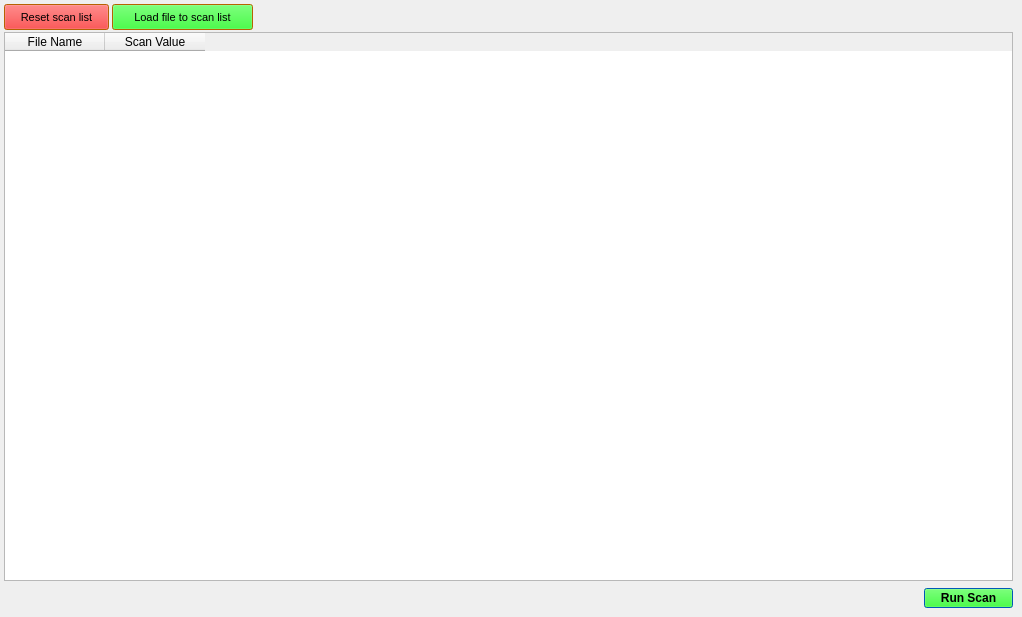
   <widget class="QWidget" name="tab">
    <attribute name="title">
     <string>Run Scan</string>
    </attribute>
    <widget class="QPushButton" name="runScanPB">
     <property name="geometry">
      <rect>
       <x>924</x>
       <y>588</y>
       <width>89</width>
       <height>20</height>
      </rect>
     </property>
     <property name="palette">
      <palette>
       <active>
        <colorrole role="WindowText">
         <brush brushstyle="SolidPattern">
          <color alpha="255">
           <red>0</red>
           <green>0</green>
           <blue>0</blue>
          </color>
         </brush>
        </colorrole>
        <colorrole role="Button">
         <brush brushstyle="SolidPattern">
          <color alpha="255">
           <red>0</red>
           <green>255</green>
           <blue>0</blue>
          </color>
         </brush>
        </colorrole>
        <colorrole role="Light">
         <brush brushstyle="SolidPattern">
          <color alpha="255">
           <red>130</red>
           <green>190</green>
           <blue>255</blue>
          </color>
         </brush>
        </colorrole>
        <colorrole role="Midlight">
         <brush brushstyle="SolidPattern">
          <color alpha="255">
           <red>66</red>
           <green>157</green>
           <blue>255</blue>
          </color>
         </brush>
        </colorrole>
        <colorrole role="Dark">
         <brush brushstyle="SolidPattern">
          <color alpha="255">
           <red>1</red>
           <green>62</green>
           <blue>127</blue>
          </color>
         </brush>
        </colorrole>
        <colorrole role="Mid">
         <brush brushstyle="SolidPattern">
          <color alpha="255">
           <red>1</red>
           <green>82</green>
           <blue>170</blue>
          </color>
         </brush>
        </colorrole>
        <colorrole role="Text">
         <brush brushstyle="SolidPattern">
          <color alpha="255">
           <red>0</red>
           <green>0</green>
           <blue>0</blue>
          </color>
         </brush>
        </colorrole>
        <colorrole role="BrightText">
         <brush brushstyle="SolidPattern">
          <color alpha="255">
           <red>255</red>
           <green>255</green>
           <blue>255</blue>
          </color>
         </brush>
        </colorrole>
        <colorrole role="ButtonText">
         <brush brushstyle="SolidPattern">
          <color alpha="255">
           <red>0</red>
           <green>0</green>
           <blue>0</blue>
          </color>
         </brush>
        </colorrole>
        <colorrole role="Base">
         <brush brushstyle="SolidPattern">
          <color alpha="255">
           <red>255</red>
           <green>255</green>
           <blue>255</blue>
          </color>
         </brush>
        </colorrole>
        <colorrole role="Window">
         <brush brushstyle="SolidPattern">
          <color alpha="255">
           <red>2</red>
           <green>124</green>
           <blue>255</blue>
          </color>
         </brush>
        </colorrole>
        <colorrole role="Shadow">
         <brush brushstyle="SolidPattern">
          <color alpha="255">
           <red>0</red>
           <green>0</green>
           <blue>0</blue>
          </color>
         </brush>
        </colorrole>
        <colorrole role="AlternateBase">
         <brush brushstyle="SolidPattern">
          <color alpha="255">
           <red>128</red>
           <green>189</green>
           <blue>255</blue>
          </color>
         </brush>
        </colorrole>
        <colorrole role="ToolTipBase">
         <brush brushstyle="SolidPattern">
          <color alpha="255">
           <red>255</red>
           <green>255</green>
           <blue>220</blue>
          </color>
         </brush>
        </colorrole>
        <colorrole role="ToolTipText">
         <brush brushstyle="SolidPattern">
          <color alpha="255">
           <red>0</red>
           <green>0</green>
           <blue>0</blue>
          </color>
         </brush>
        </colorrole>
       </active>
       <inactive>
        <colorrole role="WindowText">
         <brush brushstyle="SolidPattern">
          <color alpha="255">
           <red>0</red>
           <green>0</green>
           <blue>0</blue>
          </color>
         </brush>
        </colorrole>
        <colorrole role="Button">
         <brush brushstyle="SolidPattern">
          <color alpha="255">
           <red>0</red>
           <green>255</green>
           <blue>0</blue>
          </color>
         </brush>
        </colorrole>
        <colorrole role="Light">
         <brush brushstyle="SolidPattern">
          <color alpha="255">
           <red>130</red>
           <green>190</green>
           <blue>255</blue>
          </color>
         </brush>
        </colorrole>
        <colorrole role="Midlight">
         <brush brushstyle="SolidPattern">
          <color alpha="255">
           <red>66</red>
           <green>157</green>
           <blue>255</blue>
          </color>
         </brush>
        </colorrole>
        <colorrole role="Dark">
         <brush brushstyle="SolidPattern">
          <color alpha="255">
           <red>1</red>
           <green>62</green>
           <blue>127</blue>
          </color>
         </brush>
        </colorrole>
        <colorrole role="Mid">
         <brush brushstyle="SolidPattern">
          <color alpha="255">
           <red>1</red>
           <green>82</green>
           <blue>170</blue>
          </color>
         </brush>
        </colorrole>
        <colorrole role="Text">
         <brush brushstyle="SolidPattern">
          <color alpha="255">
           <red>0</red>
           <green>0</green>
           <blue>0</blue>
          </color>
         </brush>
        </colorrole>
        <colorrole role="BrightText">
         <brush brushstyle="SolidPattern">
          <color alpha="255">
           <red>255</red>
           <green>255</green>
           <blue>255</blue>
          </color>
         </brush>
        </colorrole>
        <colorrole role="ButtonText">
         <brush brushstyle="SolidPattern">
          <color alpha="255">
           <red>0</red>
           <green>0</green>
           <blue>0</blue>
          </color>
         </brush>
        </colorrole>
        <colorrole role="Base">
         <brush brushstyle="SolidPattern">
          <color alpha="255">
           <red>255</red>
           <green>255</green>
           <blue>255</blue>
          </color>
         </brush>
        </colorrole>
        <colorrole role="Window">
         <brush brushstyle="SolidPattern">
          <color alpha="255">
           <red>2</red>
           <green>124</green>
           <blue>255</blue>
          </color>
         </brush>
        </colorrole>
        <colorrole role="Shadow">
         <brush brushstyle="SolidPattern">
          <color alpha="255">
           <red>0</red>
           <green>0</green>
           <blue>0</blue>
          </color>
         </brush>
        </colorrole>
        <colorrole role="AlternateBase">
         <brush brushstyle="SolidPattern">
          <color alpha="255">
           <red>128</red>
           <green>189</green>
           <blue>255</blue>
          </color>
         </brush>
        </colorrole>
        <colorrole role="ToolTipBase">
         <brush brushstyle="SolidPattern">
          <color alpha="255">
           <red>255</red>
           <green>255</green>
           <blue>220</blue>
          </color>
         </brush>
        </colorrole>
        <colorrole role="ToolTipText">
         <brush brushstyle="SolidPattern">
          <color alpha="255">
           <red>0</red>
           <green>0</green>
           <blue>0</blue>
          </color>
         </brush>
        </colorrole>
       </inactive>
       <disabled>
        <colorrole role="WindowText">
         <brush brushstyle="SolidPattern">
          <color alpha="255">
           <red>1</red>
           <green>62</green>
           <blue>127</blue>
          </color>
         </brush>
        </colorrole>
        <colorrole role="Button">
         <brush brushstyle="SolidPattern">
          <color alpha="255">
           <red>0</red>
           <green>255</green>
           <blue>0</blue>
          </color>
         </brush>
        </colorrole>
        <colorrole role="Light">
         <brush brushstyle="SolidPattern">
          <color alpha="255">
           <red>130</red>
           <green>190</green>
           <blue>255</blue>
          </color>
         </brush>
        </colorrole>
        <colorrole role="Midlight">
         <brush brushstyle="SolidPattern">
          <color alpha="255">
           <red>66</red>
           <green>157</green>
           <blue>255</blue>
          </color>
         </brush>
        </colorrole>
        <colorrole role="Dark">
         <brush brushstyle="SolidPattern">
          <color alpha="255">
           <red>1</red>
           <green>62</green>
           <blue>127</blue>
          </color>
         </brush>
        </colorrole>
        <colorrole role="Mid">
         <brush brushstyle="SolidPattern">
          <color alpha="255">
           <red>1</red>
           <green>82</green>
           <blue>170</blue>
          </color>
         </brush>
        </colorrole>
        <colorrole role="Text">
         <brush brushstyle="SolidPattern">
          <color alpha="255">
           <red>1</red>
           <green>62</green>
           <blue>127</blue>
          </color>
         </brush>
        </colorrole>
        <colorrole role="BrightText">
         <brush brushstyle="SolidPattern">
          <color alpha="255">
           <red>255</red>
           <green>255</green>
           <blue>255</blue>
          </color>
         </brush>
        </colorrole>
        <colorrole role="ButtonText">
         <brush brushstyle="SolidPattern">
          <color alpha="255">
           <red>1</red>
           <green>62</green>
           <blue>127</blue>
          </color>
         </brush>
        </colorrole>
        <colorrole role="Base">
         <brush brushstyle="SolidPattern">
          <color alpha="255">
           <red>2</red>
           <green>124</green>
           <blue>255</blue>
          </color>
         </brush>
        </colorrole>
        <colorrole role="Window">
         <brush brushstyle="SolidPattern">
          <color alpha="255">
           <red>2</red>
           <green>124</green>
           <blue>255</blue>
          </color>
         </brush>
        </colorrole>
        <colorrole role="Shadow">
         <brush brushstyle="SolidPattern">
          <color alpha="255">
           <red>0</red>
           <green>0</green>
           <blue>0</blue>
          </color>
         </brush>
        </colorrole>
        <colorrole role="AlternateBase">
         <brush brushstyle="SolidPattern">
          <color alpha="255">
           <red>2</red>
           <green>124</green>
           <blue>255</blue>
          </color>
         </brush>
        </colorrole>
        <colorrole role="ToolTipBase">
         <brush brushstyle="SolidPattern">
          <color alpha="255">
           <red>255</red>
           <green>255</green>
           <blue>220</blue>
          </color>
         </brush>
        </colorrole>
        <colorrole role="ToolTipText">
         <brush brushstyle="SolidPattern">
          <color alpha="255">
           <red>0</red>
           <green>0</green>
           <blue>0</blue>
          </color>
         </brush>
        </colorrole>
       </disabled>
      </palette>
     </property>
     <property name="font">
      <font>
       <weight>75</weight>
       <bold>true</bold>
      </font>
     </property>
     <property name="text">
      <string>Run Scan</string>
     </property>
    </widget>
    <widget class="QPushButton" name="loadFileToScanListPB">
     <property name="geometry">
      <rect>
       <x>112</x>
       <y>4</y>
       <width>141</width>
       <height>26</height>
      </rect>
     </property>
     <property name="palette">
      <palette>
       <active>
        <colorrole role="WindowText">
         <brush brushstyle="SolidPattern">
          <color alpha="255">
           <red>0</red>
           <green>0</green>
           <blue>0</blue>
          </color>
         </brush>
        </colorrole>
        <colorrole role="Button">
         <brush brushstyle="SolidPattern">
          <color alpha="255">
           <red>0</red>
           <green>255</green>
           <blue>0</blue>
          </color>
         </brush>
        </colorrole>
        <colorrole role="Light">
         <brush brushstyle="SolidPattern">
          <color alpha="255">
           <red>255</red>
           <green>197</green>
           <blue>129</blue>
          </color>
         </brush>
        </colorrole>
        <colorrole role="Midlight">
         <brush brushstyle="SolidPattern">
          <color alpha="255">
           <red>255</red>
           <green>167</green>
           <blue>65</blue>
          </color>
         </brush>
        </colorrole>
        <colorrole role="Dark">
         <brush brushstyle="SolidPattern">
          <color alpha="255">
           <red>127</red>
           <green>68</green>
           <blue>0</blue>
          </color>
         </brush>
        </colorrole>
        <colorrole role="Mid">
         <brush brushstyle="SolidPattern">
          <color alpha="255">
           <red>170</red>
           <green>91</green>
           <blue>0</blue>
          </color>
         </brush>
        </colorrole>
        <colorrole role="Text">
         <brush brushstyle="SolidPattern">
          <color alpha="255">
           <red>0</red>
           <green>0</green>
           <blue>0</blue>
          </color>
         </brush>
        </colorrole>
        <colorrole role="BrightText">
         <brush brushstyle="SolidPattern">
          <color alpha="255">
           <red>255</red>
           <green>255</green>
           <blue>255</blue>
          </color>
         </brush>
        </colorrole>
        <colorrole role="ButtonText">
         <brush brushstyle="SolidPattern">
          <color alpha="255">
           <red>0</red>
           <green>0</green>
           <blue>0</blue>
          </color>
         </brush>
        </colorrole>
        <colorrole role="Base">
         <brush brushstyle="SolidPattern">
          <color alpha="255">
           <red>255</red>
           <green>255</green>
           <blue>255</blue>
          </color>
         </brush>
        </colorrole>
        <colorrole role="Window">
         <brush brushstyle="SolidPattern">
          <color alpha="255">
           <red>255</red>
           <green>137</green>
           <blue>1</blue>
          </color>
         </brush>
        </colorrole>
        <colorrole role="Shadow">
         <brush brushstyle="SolidPattern">
          <color alpha="255">
           <red>0</red>
           <green>0</green>
           <blue>0</blue>
          </color>
         </brush>
        </colorrole>
        <colorrole role="AlternateBase">
         <brush brushstyle="SolidPattern">
          <color alpha="255">
           <red>255</red>
           <green>196</green>
           <blue>128</blue>
          </color>
         </brush>
        </colorrole>
        <colorrole role="ToolTipBase">
         <brush brushstyle="SolidPattern">
          <color alpha="255">
           <red>255</red>
           <green>255</green>
           <blue>220</blue>
          </color>
         </brush>
        </colorrole>
        <colorrole role="ToolTipText">
         <brush brushstyle="SolidPattern">
          <color alpha="255">
           <red>0</red>
           <green>0</green>
           <blue>0</blue>
          </color>
         </brush>
        </colorrole>
       </active>
       <inactive>
        <colorrole role="WindowText">
         <brush brushstyle="SolidPattern">
          <color alpha="255">
           <red>0</red>
           <green>0</green>
           <blue>0</blue>
          </color>
         </brush>
        </colorrole>
        <colorrole role="Button">
         <brush brushstyle="SolidPattern">
          <color alpha="255">
           <red>0</red>
           <green>255</green>
           <blue>0</blue>
          </color>
         </brush>
        </colorrole>
        <colorrole role="Light">
         <brush brushstyle="SolidPattern">
          <color alpha="255">
           <red>255</red>
           <green>197</green>
           <blue>129</blue>
          </color>
         </brush>
        </colorrole>
        <colorrole role="Midlight">
         <brush brushstyle="SolidPattern">
          <color alpha="255">
           <red>255</red>
           <green>167</green>
           <blue>65</blue>
          </color>
         </brush>
        </colorrole>
        <colorrole role="Dark">
         <brush brushstyle="SolidPattern">
          <color alpha="255">
           <red>127</red>
           <green>68</green>
           <blue>0</blue>
          </color>
         </brush>
        </colorrole>
        <colorrole role="Mid">
         <brush brushstyle="SolidPattern">
          <color alpha="255">
           <red>170</red>
           <green>91</green>
           <blue>0</blue>
          </color>
         </brush>
        </colorrole>
        <colorrole role="Text">
         <brush brushstyle="SolidPattern">
          <color alpha="255">
           <red>0</red>
           <green>0</green>
           <blue>0</blue>
          </color>
         </brush>
        </colorrole>
        <colorrole role="BrightText">
         <brush brushstyle="SolidPattern">
          <color alpha="255">
           <red>255</red>
           <green>255</green>
           <blue>255</blue>
          </color>
         </brush>
        </colorrole>
        <colorrole role="ButtonText">
         <brush brushstyle="SolidPattern">
          <color alpha="255">
           <red>0</red>
           <green>0</green>
           <blue>0</blue>
          </color>
         </brush>
        </colorrole>
        <colorrole role="Base">
         <brush brushstyle="SolidPattern">
          <color alpha="255">
           <red>255</red>
           <green>255</green>
           <blue>255</blue>
          </color>
         </brush>
        </colorrole>
        <colorrole role="Window">
         <brush brushstyle="SolidPattern">
          <color alpha="255">
           <red>255</red>
           <green>137</green>
           <blue>1</blue>
          </color>
         </brush>
        </colorrole>
        <colorrole role="Shadow">
         <brush brushstyle="SolidPattern">
          <color alpha="255">
           <red>0</red>
           <green>0</green>
           <blue>0</blue>
          </color>
         </brush>
        </colorrole>
        <colorrole role="AlternateBase">
         <brush brushstyle="SolidPattern">
          <color alpha="255">
           <red>255</red>
           <green>196</green>
           <blue>128</blue>
          </color>
         </brush>
        </colorrole>
        <colorrole role="ToolTipBase">
         <brush brushstyle="SolidPattern">
          <color alpha="255">
           <red>255</red>
           <green>255</green>
           <blue>220</blue>
          </color>
         </brush>
        </colorrole>
        <colorrole role="ToolTipText">
         <brush brushstyle="SolidPattern">
          <color alpha="255">
           <red>0</red>
           <green>0</green>
           <blue>0</blue>
          </color>
         </brush>
        </colorrole>
       </inactive>
       <disabled>
        <colorrole role="WindowText">
         <brush brushstyle="SolidPattern">
          <color alpha="255">
           <red>127</red>
           <green>68</green>
           <blue>0</blue>
          </color>
         </brush>
        </colorrole>
        <colorrole role="Button">
         <brush brushstyle="SolidPattern">
          <color alpha="255">
           <red>0</red>
           <green>255</green>
           <blue>0</blue>
          </color>
         </brush>
        </colorrole>
        <colorrole role="Light">
         <brush brushstyle="SolidPattern">
          <color alpha="255">
           <red>255</red>
           <green>197</green>
           <blue>129</blue>
          </color>
         </brush>
        </colorrole>
        <colorrole role="Midlight">
         <brush brushstyle="SolidPattern">
          <color alpha="255">
           <red>255</red>
           <green>167</green>
           <blue>65</blue>
          </color>
         </brush>
        </colorrole>
        <colorrole role="Dark">
         <brush brushstyle="SolidPattern">
          <color alpha="255">
           <red>127</red>
           <green>68</green>
           <blue>0</blue>
          </color>
         </brush>
        </colorrole>
        <colorrole role="Mid">
         <brush brushstyle="SolidPattern">
          <color alpha="255">
           <red>170</red>
           <green>91</green>
           <blue>0</blue>
          </color>
         </brush>
        </colorrole>
        <colorrole role="Text">
         <brush brushstyle="SolidPattern">
          <color alpha="255">
           <red>127</red>
           <green>68</green>
           <blue>0</blue>
          </color>
         </brush>
        </colorrole>
        <colorrole role="BrightText">
         <brush brushstyle="SolidPattern">
          <color alpha="255">
           <red>255</red>
           <green>255</green>
           <blue>255</blue>
          </color>
         </brush>
        </colorrole>
        <colorrole role="ButtonText">
         <brush brushstyle="SolidPattern">
          <color alpha="255">
           <red>127</red>
           <green>68</green>
           <blue>0</blue>
          </color>
         </brush>
        </colorrole>
        <colorrole role="Base">
         <brush brushstyle="SolidPattern">
          <color alpha="255">
           <red>255</red>
           <green>137</green>
           <blue>1</blue>
          </color>
         </brush>
        </colorrole>
        <colorrole role="Window">
         <brush brushstyle="SolidPattern">
          <color alpha="255">
           <red>255</red>
           <green>137</green>
           <blue>1</blue>
          </color>
         </brush>
        </colorrole>
        <colorrole role="Shadow">
         <brush brushstyle="SolidPattern">
          <color alpha="255">
           <red>0</red>
           <green>0</green>
           <blue>0</blue>
          </color>
         </brush>
        </colorrole>
        <colorrole role="AlternateBase">
         <brush brushstyle="SolidPattern">
          <color alpha="255">
           <red>255</red>
           <green>137</green>
           <blue>1</blue>
          </color>
         </brush>
        </colorrole>
        <colorrole role="ToolTipBase">
         <brush brushstyle="SolidPattern">
          <color alpha="255">
           <red>255</red>
           <green>255</green>
           <blue>220</blue>
          </color>
         </brush>
        </colorrole>
        <colorrole role="ToolTipText">
         <brush brushstyle="SolidPattern">
          <color alpha="255">
           <red>0</red>
           <green>0</green>
           <blue>0</blue>
          </color>
         </brush>
        </colorrole>
       </disabled>
      </palette>
     </property>
     <property name="font">
      <font>
       <pointsize>8</pointsize>
      </font>
     </property>
     <property name="text">
      <string>Load file to scan list</string>
     </property>
    </widget>
    <widget class="QTableWidget" name="scanListTW">
     <property name="geometry">
      <rect>
       <x>4</x>
       <y>32</y>
       <width>1009</width>
       <height>549</height>
      </rect>
     </property>
     <column>
      <property name="text">
       <string>File Name</string>
      </property>
     </column>
     <column>
      <property name="text">
       <string>Scan Value</string>
      </property>
     </column>
    </widget>
    <widget class="QPushButton" name="resetScanListPB">
     <property name="geometry">
      <rect>
       <x>4</x>
       <y>4</y>
       <width>105</width>
       <height>26</height>
      </rect>
     </property>
     <property name="palette">
      <palette>
       <active>
        <colorrole role="WindowText">
         <brush brushstyle="SolidPattern">
          <color alpha="255">
           <red>0</red>
           <green>0</green>
           <blue>0</blue>
          </color>
         </brush>
        </colorrole>
        <colorrole role="Button">
         <brush brushstyle="SolidPattern">
          <color alpha="255">
           <red>255</red>
           <green>0</green>
           <blue>0</blue>
          </color>
         </brush>
        </colorrole>
        <colorrole role="Light">
         <brush brushstyle="SolidPattern">
          <color alpha="255">
           <red>255</red>
           <green>197</green>
           <blue>129</blue>
          </color>
         </brush>
        </colorrole>
        <colorrole role="Midlight">
         <brush brushstyle="SolidPattern">
          <color alpha="255">
           <red>255</red>
           <green>167</green>
           <blue>65</blue>
          </color>
         </brush>
        </colorrole>
        <colorrole role="Dark">
         <brush brushstyle="SolidPattern">
          <color alpha="255">
           <red>127</red>
           <green>68</green>
           <blue>0</blue>
          </color>
         </brush>
        </colorrole>
        <colorrole role="Mid">
         <brush brushstyle="SolidPattern">
          <color alpha="255">
           <red>170</red>
           <green>91</green>
           <blue>0</blue>
          </color>
         </brush>
        </colorrole>
        <colorrole role="Text">
         <brush brushstyle="SolidPattern">
          <color alpha="255">
           <red>0</red>
           <green>0</green>
           <blue>0</blue>
          </color>
         </brush>
        </colorrole>
        <colorrole role="BrightText">
         <brush brushstyle="SolidPattern">
          <color alpha="255">
           <red>255</red>
           <green>255</green>
           <blue>255</blue>
          </color>
         </brush>
        </colorrole>
        <colorrole role="ButtonText">
         <brush brushstyle="SolidPattern">
          <color alpha="255">
           <red>0</red>
           <green>0</green>
           <blue>0</blue>
          </color>
         </brush>
        </colorrole>
        <colorrole role="Base">
         <brush brushstyle="SolidPattern">
          <color alpha="255">
           <red>255</red>
           <green>255</green>
           <blue>255</blue>
          </color>
         </brush>
        </colorrole>
        <colorrole role="Window">
         <brush brushstyle="SolidPattern">
          <color alpha="255">
           <red>255</red>
           <green>137</green>
           <blue>1</blue>
          </color>
         </brush>
        </colorrole>
        <colorrole role="Shadow">
         <brush brushstyle="SolidPattern">
          <color alpha="255">
           <red>0</red>
           <green>0</green>
           <blue>0</blue>
          </color>
         </brush>
        </colorrole>
        <colorrole role="AlternateBase">
         <brush brushstyle="SolidPattern">
          <color alpha="255">
           <red>255</red>
           <green>196</green>
           <blue>128</blue>
          </color>
         </brush>
        </colorrole>
        <colorrole role="ToolTipBase">
         <brush brushstyle="SolidPattern">
          <color alpha="255">
           <red>255</red>
           <green>255</green>
           <blue>220</blue>
          </color>
         </brush>
        </colorrole>
        <colorrole role="ToolTipText">
         <brush brushstyle="SolidPattern">
          <color alpha="255">
           <red>0</red>
           <green>0</green>
           <blue>0</blue>
          </color>
         </brush>
        </colorrole>
       </active>
       <inactive>
        <colorrole role="WindowText">
         <brush brushstyle="SolidPattern">
          <color alpha="255">
           <red>0</red>
           <green>0</green>
           <blue>0</blue>
          </color>
         </brush>
        </colorrole>
        <colorrole role="Button">
         <brush brushstyle="SolidPattern">
          <color alpha="255">
           <red>255</red>
           <green>0</green>
           <blue>0</blue>
          </color>
         </brush>
        </colorrole>
        <colorrole role="Light">
         <brush brushstyle="SolidPattern">
          <color alpha="255">
           <red>255</red>
           <green>197</green>
           <blue>129</blue>
          </color>
         </brush>
        </colorrole>
        <colorrole role="Midlight">
         <brush brushstyle="SolidPattern">
          <color alpha="255">
           <red>255</red>
           <green>167</green>
           <blue>65</blue>
          </color>
         </brush>
        </colorrole>
        <colorrole role="Dark">
         <brush brushstyle="SolidPattern">
          <color alpha="255">
           <red>127</red>
           <green>68</green>
           <blue>0</blue>
          </color>
         </brush>
        </colorrole>
        <colorrole role="Mid">
         <brush brushstyle="SolidPattern">
          <color alpha="255">
           <red>170</red>
           <green>91</green>
           <blue>0</blue>
          </color>
         </brush>
        </colorrole>
        <colorrole role="Text">
         <brush brushstyle="SolidPattern">
          <color alpha="255">
           <red>0</red>
           <green>0</green>
           <blue>0</blue>
          </color>
         </brush>
        </colorrole>
        <colorrole role="BrightText">
         <brush brushstyle="SolidPattern">
          <color alpha="255">
           <red>255</red>
           <green>255</green>
           <blue>255</blue>
          </color>
         </brush>
        </colorrole>
        <colorrole role="ButtonText">
         <brush brushstyle="SolidPattern">
          <color alpha="255">
           <red>0</red>
           <green>0</green>
           <blue>0</blue>
          </color>
         </brush>
        </colorrole>
        <colorrole role="Base">
         <brush brushstyle="SolidPattern">
          <color alpha="255">
           <red>255</red>
           <green>255</green>
           <blue>255</blue>
          </color>
         </brush>
        </colorrole>
        <colorrole role="Window">
         <brush brushstyle="SolidPattern">
          <color alpha="255">
           <red>255</red>
           <green>137</green>
           <blue>1</blue>
          </color>
         </brush>
        </colorrole>
        <colorrole role="Shadow">
         <brush brushstyle="SolidPattern">
          <color alpha="255">
           <red>0</red>
           <green>0</green>
           <blue>0</blue>
          </color>
         </brush>
        </colorrole>
        <colorrole role="AlternateBase">
         <brush brushstyle="SolidPattern">
          <color alpha="255">
           <red>255</red>
           <green>196</green>
           <blue>128</blue>
          </color>
         </brush>
        </colorrole>
        <colorrole role="ToolTipBase">
         <brush brushstyle="SolidPattern">
          <color alpha="255">
           <red>255</red>
           <green>255</green>
           <blue>220</blue>
          </color>
         </brush>
        </colorrole>
        <colorrole role="ToolTipText">
         <brush brushstyle="SolidPattern">
          <color alpha="255">
           <red>0</red>
           <green>0</green>
           <blue>0</blue>
          </color>
         </brush>
        </colorrole>
       </inactive>
       <disabled>
        <colorrole role="WindowText">
         <brush brushstyle="SolidPattern">
          <color alpha="255">
           <red>127</red>
           <green>68</green>
           <blue>0</blue>
          </color>
         </brush>
        </colorrole>
        <colorrole role="Button">
         <brush brushstyle="SolidPattern">
          <color alpha="255">
           <red>255</red>
           <green>0</green>
           <blue>0</blue>
          </color>
         </brush>
        </colorrole>
        <colorrole role="Light">
         <brush brushstyle="SolidPattern">
          <color alpha="255">
           <red>255</red>
           <green>197</green>
           <blue>129</blue>
          </color>
         </brush>
        </colorrole>
        <colorrole role="Midlight">
         <brush brushstyle="SolidPattern">
          <color alpha="255">
           <red>255</red>
           <green>167</green>
           <blue>65</blue>
          </color>
         </brush>
        </colorrole>
        <colorrole role="Dark">
         <brush brushstyle="SolidPattern">
          <color alpha="255">
           <red>127</red>
           <green>68</green>
           <blue>0</blue>
          </color>
         </brush>
        </colorrole>
        <colorrole role="Mid">
         <brush brushstyle="SolidPattern">
          <color alpha="255">
           <red>170</red>
           <green>91</green>
           <blue>0</blue>
          </color>
         </brush>
        </colorrole>
        <colorrole role="Text">
         <brush brushstyle="SolidPattern">
          <color alpha="255">
           <red>127</red>
           <green>68</green>
           <blue>0</blue>
          </color>
         </brush>
        </colorrole>
        <colorrole role="BrightText">
         <brush brushstyle="SolidPattern">
          <color alpha="255">
           <red>255</red>
           <green>255</green>
           <blue>255</blue>
          </color>
         </brush>
        </colorrole>
        <colorrole role="ButtonText">
         <brush brushstyle="SolidPattern">
          <color alpha="255">
           <red>127</red>
           <green>68</green>
           <blue>0</blue>
          </color>
         </brush>
        </colorrole>
        <colorrole role="Base">
         <brush brushstyle="SolidPattern">
          <color alpha="255">
           <red>255</red>
           <green>137</green>
           <blue>1</blue>
          </color>
         </brush>
        </colorrole>
        <colorrole role="Window">
         <brush brushstyle="SolidPattern">
          <color alpha="255">
           <red>255</red>
           <green>137</green>
           <blue>1</blue>
          </color>
         </brush>
        </colorrole>
        <colorrole role="Shadow">
         <brush brushstyle="SolidPattern">
          <color alpha="255">
           <red>0</red>
           <green>0</green>
           <blue>0</blue>
          </color>
         </brush>
        </colorrole>
        <colorrole role="AlternateBase">
         <brush brushstyle="SolidPattern">
          <color alpha="255">
           <red>255</red>
           <green>137</green>
           <blue>1</blue>
          </color>
         </brush>
        </colorrole>
        <colorrole role="ToolTipBase">
         <brush brushstyle="SolidPattern">
          <color alpha="255">
           <red>255</red>
           <green>255</green>
           <blue>220</blue>
          </color>
         </brush>
        </colorrole>
        <colorrole role="ToolTipText">
         <brush brushstyle="SolidPattern">
          <color alpha="255">
           <red>0</red>
           <green>0</green>
           <blue>0</blue>
          </color>
         </brush>
        </colorrole>
       </disabled>
      </palette>
     </property>
     <property name="font">
      <font>
       <pointsize>8</pointsize>
      </font>
     </property>
     <property name="text">
      <string>Reset scan list</string>
     </property>
    </widget>
   </widget>
